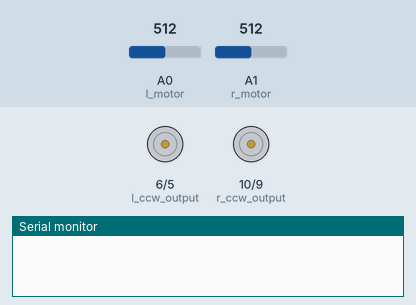
Simulated run of this sketch. Board: Arduino Uno, built with avr-gcc and run on an emulated ATmega328P. Shown: motor-driver pin pairs drawn as motors (green arrow = first pin HIGH = forward, orange = second pin HIGH = backward, longer = more drive), the last lines printed to the serial monitor. Inputs (shaded band) come from the test bench; at power-on: A0 (l_motor) = 512, A1 (r_motor) = 512.

Above: at 1.2 s.
1.3 s: A0 (l_motor) set to 545
4.3 s: A1 (r_motor) set to 524
7.3 s: A1 (r_motor) set to 543
At 7.56 s:
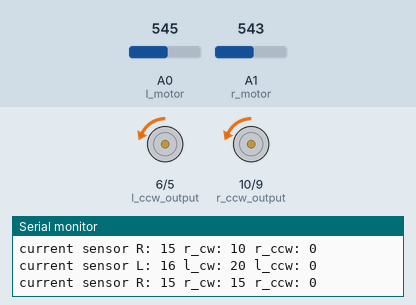
10.3 s: A0 (l_motor) set to 511
12.0 s: A1 (r_motor) set to 0
At 12.44 s:
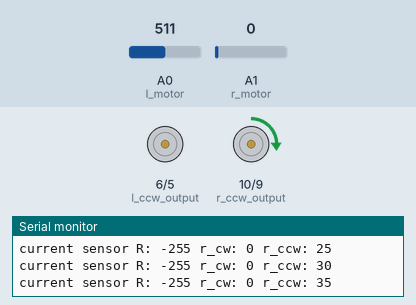
At 14.8 s:
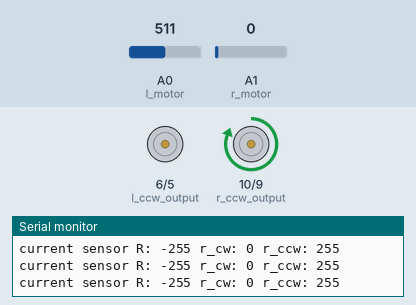
15.0 s: A0 (l_motor) set to 501
18.0 s: A0 (l_motor) set to 485
At 18.24 s:
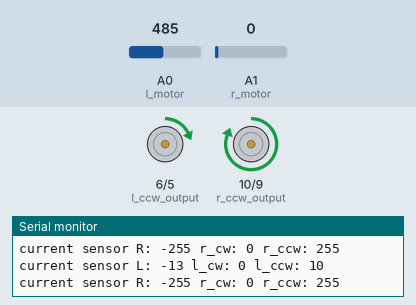
Timing chart, 0 to 22.0 s (numbered marks = the images above; inputs shaded):
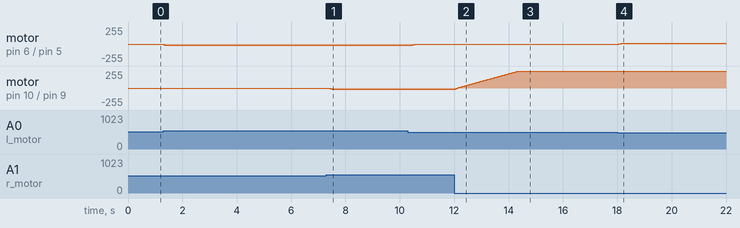

Measured:
- the behaviour switches between 531 and 532 on A1 (r_motor) (found by bisection; images 0 and 1)
- after the input at 7.3 s, motor on pin 6 (l_ccw_output) / pin 5 (l_cw_output): alternates backward 20/255 for 0.08 s and backward 15/255 for 0.08 s, starting after 0.09 s; motor on pin 10 (r_ccw_output) / pin 9 (r_cw_output): stopped → backward 5/255 after 0.05 s, → backward 10/255 0.08 s later, → backward 15/255 0.08 s later
- after the input at 12.0 s, motor on pin 10 (r_ccw_output) / pin 9 (r_cw_output): moves from backward 15/255 to forward 255/255 over 2.3 s, starting at once
- after the input at 18.0 s, motor on pin 6 (l_ccw_output) / pin 5 (l_cw_output): stopped → forward 5/255 after 0.06 s, then repeats every 0.17 s: forward 10/255 0.09 s, forward 15/255 0.09 s
- by itself, motor on pin 6 (l_ccw_output) / pin 5 (l_cw_output): alternates backward 20/255 for 0.04 s and backward 15/255 for 0.04 s

The sketch:

Simplify_2_motors.ino
```cpp
#define l_motor 0 //Left motor analog in -- pin 0
#define r_motor 1  //right motor analog in -- pin 1
#define l_cw_output 5 // Arduino PWM output pin 5; connect to IBT-2 pin 1 (left motor RPWM)
#define l_ccw_output 6 // Arduino PWM output pin 6; connect to IBT-2 pin 2 (left motor LPWM)
#define r_cw_output 9 // Arduino PWM output pin 9; connect to IBT-2 pin 1 (right motor RPWM)
#define r_ccw_output 10 // Arduino PWM output pin 10; connect to IBT-2 pin 2 (right motor LPWM)

int pre_sv = 0; //previous sensor value for motor l;
int pre_sv1 = 0;
int stepSpeed = 5;
int pofmax = 1; //percentage to max speed

int cw_l = 0;
int ccw_l = 0;
int cw_r = 0;
int ccw_r = 0;

void setup() {
  Serial.begin(9600);
}

void loop() {
    // sensor value is in the range 0 to 1023, mid is 512
    // analogRead values go from 0 to 1023, analogWrite values from 0 to 255
    int sensorValue = analogRead(l_motor);
    int c_sv = (sensorValue - 512) / 2 * pofmax; //current sensor value
    if ((0< c_sv && c_sv < 10) || (0 > c_sv && c_sv>-10))
      c_sv = 0;
    if (c_sv > 240)
      c_sv = 255;
    if (c_sv <-240)
      c_sv = -255;
    if (c_sv > pre_sv)
      pre_sv = pre_sv + stepSpeed;
    else if (c_sv < pre_sv)
      pre_sv = pre_sv - stepSpeed;


    if(pre_sv > 0)
    {
      cw_l = pre_sv;
      ccw_l = 0;
    }
    else if (pre_sv < 0)
    {
      cw_l = 0;
      ccw_l = -pre_sv;
    }
    else
    {
      cw_l = 0;
      ccw_l = 0;
    }
    if (cw_l != 0 || ccw_l != 0)
    {
      Serial.print("current sensor L: ");
      Serial.print(c_sv);
      Serial.print(" l_cw: ");
      Serial.print(cw_l);
      Serial.print(" l_ccw: ");
      Serial.println(ccw_l);
    }
    analogWrite(l_cw_output, cw_l);
    analogWrite(l_ccw_output, ccw_l);

    int sensorValue1 = analogRead(r_motor);
    int c_sv1 = (sensorValue1 - 512) / 2 * pofmax; //current sensor value
    if ((0 < c_sv1 && c_sv1 < 10) || (0 > c_sv1 && c_sv1 > -10))
      c_sv1 = 0;
    if (c_sv1 > 240)
      c_sv1 = 255;
    if (c_sv1 <-240)
      c_sv1 = -255;
    if (c_sv1 > pre_sv1)
      pre_sv1 = pre_sv1 + stepSpeed;
    else if (c_sv1 < pre_sv1)
      pre_sv1 = pre_sv1 - stepSpeed;


    if(pre_sv1 > 0)
    {
      cw_r = pre_sv1;
      ccw_r = 0;
    }
    else if (pre_sv1 < 0)
    {
      cw_r = 0;
      ccw_r = -pre_sv1;
    }
    else
    {
      cw_r = 0;
      ccw_r = 0;
    }
    if (cw_r != 0 || ccw_r != 0)
    {
      Serial.print("current sensor R: ");
      Serial.print(c_sv1);
      Serial.print(" r_cw: ");
      Serial.print(cw_r);
      Serial.print(" r_ccw: ");
      Serial.println(ccw_r);
    }
    analogWrite(r_cw_output, cw_r);
    analogWrite(r_ccw_output, ccw_r);

}
```
